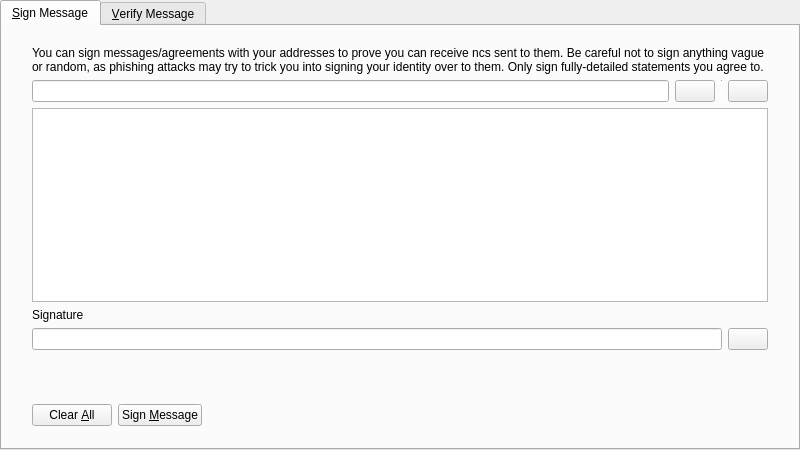
<?xml version="1.0" encoding="UTF-8"?>
<ui version="4.0">
 <class>SignVerifyMessageDialog</class>
 <widget class="QDialog" name="SignVerifyMessageDialog">
  <property name="geometry">
   <rect>
    <x>0</x>
    <y>0</y>
    <width>800</width>
    <height>450</height>
   </rect>
  </property>
  <property name="windowTitle">
   <string>Signatures - Sign / Verify a Message</string>
  </property>
  <property name="modal">
   <bool>true</bool>
  </property>
  <layout class="QVBoxLayout" name="verticalLayout">
   <property name="leftMargin">
    <number>0</number>
   </property>
   <property name="topMargin">
    <number>0</number>
   </property>
   <property name="rightMargin">
    <number>0</number>
   </property>
   <property name="bottomMargin">
    <number>0</number>
   </property>
   <item>
    <widget class="QTabWidget" name="tabWidget">
     <property name="currentIndex">
      <number>0</number>
     </property>
     <widget class="QWidget" name="tabSignMessage">
      <attribute name="title">
       <string>&amp;Sign Message</string>
      </attribute>
      <layout class="QVBoxLayout" name="verticalLayout_SM">
       <property name="leftMargin">
        <number>0</number>
       </property>
       <property name="topMargin">
        <number>0</number>
       </property>
       <property name="rightMargin">
        <number>0</number>
       </property>
       <property name="bottomMargin">
        <number>0</number>
       </property>
       <item>
        <layout class="QVBoxLayout" name="verticalLayout_3">
         <property name="leftMargin">
          <number>30</number>
         </property>
         <property name="topMargin">
          <number>20</number>
         </property>
         <property name="rightMargin">
          <number>30</number>
         </property>
         <property name="bottomMargin">
          <number>20</number>
         </property>
         <item>
          <widget class="QLabel" name="infoLabel_SM">
           <property name="text">
            <string>You can sign messages/agreements with your addresses to prove you can receive ncs sent to them. Be careful not to sign anything vague or random, as phishing attacks may try to trick you into signing your identity over to them. Only sign fully-detailed statements you agree to.</string>
           </property>
           <property name="textFormat">
            <enum>Qt::PlainText</enum>
           </property>
           <property name="wordWrap">
            <bool>true</bool>
           </property>
          </widget>
         </item>
         <item>
          <layout class="QHBoxLayout" name="horizontalLayout_1_SM">
           <property name="spacing">
            <number>6</number>
           </property>
           <item>
            <widget class="QValidatedLineEdit" name="addressIn_SM">
             <property name="toolTip">
              <string>The Nc address to sign the message with</string>
             </property>
            </widget>
           </item>
           <item>
            <widget class="QPushButton" name="addressBookButton_SM">
             <property name="toolTip">
              <string>Choose previously used address</string>
             </property>
             <property name="text">
              <string/>
             </property>
             <property name="icon">
              <iconset resource="../bitcoin.nrc">
               <normaloff>:/icons/address-book</normaloff>:/icons/address-book</iconset>
             </property>
             <property name="shortcut">
              <string>Alt+A</string>
             </property>
             <property name="autoDefault">
              <bool>false</bool>
             </property>
            </widget>
           </item>
           <item>
            <widget class="Line" name="vLine">
             <property name="maximumSize">
              <size>
               <width>1</width>
               <height>22</height>
              </size>
             </property>
             <property name="orientation">
              <enum>Qt::Vertical</enum>
             </property>
            </widget>
           </item>
           <item>
            <widget class="QPushButton" name="pasteButton_SM">
             <property name="toolTip">
              <string>Paste address from clipboard</string>
             </property>
             <property name="text">
              <string/>
             </property>
             <property name="icon">
              <iconset resource="../bitcoin.nrc">
               <normaloff>:/icons/editpaste</normaloff>:/icons/editpaste</iconset>
             </property>
             <property name="shortcut">
              <string>Alt+P</string>
             </property>
             <property name="autoDefault">
              <bool>false</bool>
             </property>
            </widget>
           </item>
          </layout>
         </item>
         <item>
          <widget class="QPlainTextEdit" name="messageIn_SM">
           <property name="toolTip">
            <string>Enter the message you want to sign here</string>
           </property>
          </widget>
         </item>
         <item>
          <widget class="QLabel" name="signatureLabel_SM">
           <property name="text">
            <string>Signature</string>
           </property>
           <property name="textFormat">
            <enum>Qt::PlainText</enum>
           </property>
          </widget>
         </item>
         <item>
          <layout class="QHBoxLayout" name="horizontalLayout_2_SM">
           <property name="spacing">
            <number>6</number>
           </property>
           <item>
            <widget class="QLineEdit" name="signatureOut_SM">
             <property name="font">
              <font>
               <italic>true</italic>
              </font>
             </property>
             <property name="readOnly">
              <bool>true</bool>
             </property>
            </widget>
           </item>
           <item>
            <widget class="QPushButton" name="copySignatureButton_SM">
             <property name="toolTip">
              <string>Copy the current signature to the system clipboard</string>
             </property>
             <property name="text">
              <string/>
             </property>
             <property name="icon">
              <iconset resource="../bitcoin.nrc">
               <normaloff>:/icons/editcopy</normaloff>:/icons/editcopy</iconset>
             </property>
             <property name="autoDefault">
              <bool>false</bool>
             </property>
            </widget>
           </item>
          </layout>
         </item>
        </layout>
       </item>
       <item>
        <widget class="QWidget" name="buttonsContainerWhite" native="true">
         <layout class="QHBoxLayout" name="horizontalLayout">
          <property name="leftMargin">
           <number>30</number>
          </property>
          <property name="topMargin">
           <number>15</number>
          </property>
          <property name="rightMargin">
           <number>30</number>
          </property>
          <item>
           <widget class="QPushButton" name="clearButton_SM">
            <property name="toolTip">
             <string>Reset all sign message fields</string>
            </property>
            <property name="text">
             <string>Clear &amp;All</string>
            </property>
            <property name="icon">
             <iconset resource="../bitcoin.nrc">
              <normaloff>:/icons/remove</normaloff>:/icons/remove</iconset>
            </property>
            <property name="autoDefault">
             <bool>false</bool>
            </property>
           </widget>
          </item>
          <item>
           <widget class="QPushButton" name="signMessageButton_SM">
            <property name="toolTip">
             <string>Sign the message to prove you own this Nc address</string>
            </property>
            <property name="text">
             <string>Sign &amp;Message</string>
            </property>
            <property name="icon">
             <iconset resource="../bitcoin.nrc">
              <normaloff>:/icons/edit</normaloff>:/icons/edit</iconset>
            </property>
            <property name="autoDefault">
             <bool>false</bool>
            </property>
           </widget>
          </item>
          <item>
           <spacer name="horizontalSpacer_1_SM">
            <property name="orientation">
             <enum>Qt::Horizontal</enum>
            </property>
            <property name="sizeHint" stdset="0">
             <size>
              <width>40</width>
              <height>48</height>
             </size>
            </property>
           </spacer>
          </item>
          <item>
           <widget class="QLabel" name="statusLabel_SM">
            <property name="font">
             <font>
              <weight>75</weight>
              <bold>true</bold>
             </font>
            </property>
            <property name="text">
             <string/>
            </property>
            <property name="wordWrap">
             <bool>true</bool>
            </property>
           </widget>
          </item>
          <item>
           <spacer name="horizontalSpacer_2_SM">
            <property name="orientation">
             <enum>Qt::Horizontal</enum>
            </property>
            <property name="sizeHint" stdset="0">
             <size>
              <width>40</width>
              <height>48</height>
             </size>
            </property>
           </spacer>
          </item>
         </layout>
        </widget>
       </item>
      </layout>
     </widget>
     <widget class="QWidget" name="tabVerifyMessage">
      <attribute name="title">
       <string>&amp;Verify Message</string>
      </attribute>
      <layout class="QVBoxLayout" name="verticalLayout_VM">
       <property name="leftMargin">
        <number>0</number>
       </property>
       <property name="topMargin">
        <number>0</number>
       </property>
       <property name="rightMargin">
        <number>0</number>
       </property>
       <property name="bottomMargin">
        <number>0</number>
       </property>
       <item>
        <layout class="QVBoxLayout" name="verticalLayout_2">
         <property name="leftMargin">
          <number>30</number>
         </property>
         <property name="topMargin">
          <number>20</number>
         </property>
         <property name="rightMargin">
          <number>30</number>
         </property>
         <property name="bottomMargin">
          <number>20</number>
         </property>
         <item>
          <widget class="QLabel" name="infoLabel_VM">
           <property name="text">
            <string>Enter the receiver's address, message (ensure you copy line breaks, spaces, tabs, etc. exactly) and signature below to verify the message. Be careful not to read more into the signature than what is in the signed message itself, to avoid being tricked by a man-in-the-middle attack. Note that this only proves the signing party receives with the address, it cannot prove sendership of any transaction!</string>
           </property>
           <property name="textFormat">
            <enum>Qt::PlainText</enum>
           </property>
           <property name="alignment">
            <set>Qt::AlignLeading|Qt::AlignLeft|Qt::AlignTop</set>
           </property>
           <property name="wordWrap">
            <bool>true</bool>
           </property>
          </widget>
         </item>
         <item>
          <layout class="QHBoxLayout" name="horizontalLayout_1_VM">
           <property name="spacing">
            <number>6</number>
           </property>
           <item>
            <widget class="QValidatedLineEdit" name="addressIn_VM">
             <property name="toolTip">
              <string>The Nc address the message was signed with</string>
             </property>
            </widget>
           </item>
           <item>
            <widget class="QPushButton" name="addressBookButton_VM">
             <property name="toolTip">
              <string>Choose previously used address</string>
             </property>
             <property name="text">
              <string/>
             </property>
             <property name="icon">
              <iconset resource="../bitcoin.nrc">
               <normaloff>:/icons/address-book</normaloff>:/icons/address-book</iconset>
             </property>
             <property name="shortcut">
              <string>Alt+A</string>
             </property>
             <property name="autoDefault">
              <bool>false</bool>
             </property>
            </widget>
           </item>
          </layout>
         </item>
         <item>
          <widget class="QPlainTextEdit" name="messageIn_VM"/>
         </item>
         <item>
          <widget class="QValidatedLineEdit" name="signatureIn_VM"/>
         </item>
        </layout>
       </item>
       <item>
        <widget class="QWidget" name="buttonsContainerWhite_" native="true">
         <layout class="QHBoxLayout" name="horizontalLayout_2">
          <property name="leftMargin">
           <number>30</number>
          </property>
          <property name="topMargin">
           <number>15</number>
          </property>
          <property name="rightMargin">
           <number>30</number>
          </property>
          <item>
           <widget class="QPushButton" name="clearButton_VM">
            <property name="toolTip">
             <string>Reset all verify message fields</string>
            </property>
            <property name="text">
             <string>Clear &amp;All</string>
            </property>
            <property name="icon">
             <iconset resource="../bitcoin.nrc">
              <normaloff>:/icons/remove</normaloff>:/icons/remove</iconset>
            </property>
            <property name="autoDefault">
             <bool>false</bool>
            </property>
           </widget>
          </item>
          <item>
           <widget class="QPushButton" name="verifyMessageButton_VM">
            <property name="toolTip">
             <string>Verify the message to ensure it was signed with the specified Nc address</string>
            </property>
            <property name="text">
             <string>Verify &amp;Message</string>
            </property>
            <property name="icon">
             <iconset resource="../bitcoin.nrc">
              <normaloff>:/icons/transaction_0</normaloff>:/icons/transaction_0</iconset>
            </property>
            <property name="autoDefault">
             <bool>false</bool>
            </property>
           </widget>
          </item>
          <item>
           <spacer name="horizontalSpacer_1_VM">
            <property name="orientation">
             <enum>Qt::Horizontal</enum>
            </property>
            <property name="sizeHint" stdset="0">
             <size>
              <width>40</width>
              <height>48</height>
             </size>
            </property>
           </spacer>
          </item>
          <item>
           <widget class="QLabel" name="statusLabel_VM">
            <property name="font">
             <font>
              <weight>75</weight>
              <bold>true</bold>
             </font>
            </property>
            <property name="text">
             <string/>
            </property>
            <property name="wordWrap">
             <bool>true</bool>
            </property>
           </widget>
          </item>
          <item>
           <spacer name="horizontalSpacer_2_VM">
            <property name="orientation">
             <enum>Qt::Horizontal</enum>
            </property>
            <property name="sizeHint" stdset="0">
             <size>
              <width>40</width>
              <height>48</height>
             </size>
            </property>
           </spacer>
          </item>
         </layout>
        </widget>
       </item>
      </layout>
     </widget>
    </widget>
   </item>
  </layout>
 </widget>
 <customwidgets>
  <customwidget>
   <class>QValidatedLineEdit</class>
   <extends>QLineEdit</extends>
   <header>qt/qvalidatedlineedit.h</header>
  </customwidget>
 </customwidgets>
 <resources>
  <include location="../bitcoin.nrc"/>
 </resources>
 <connections/>
</ui>
